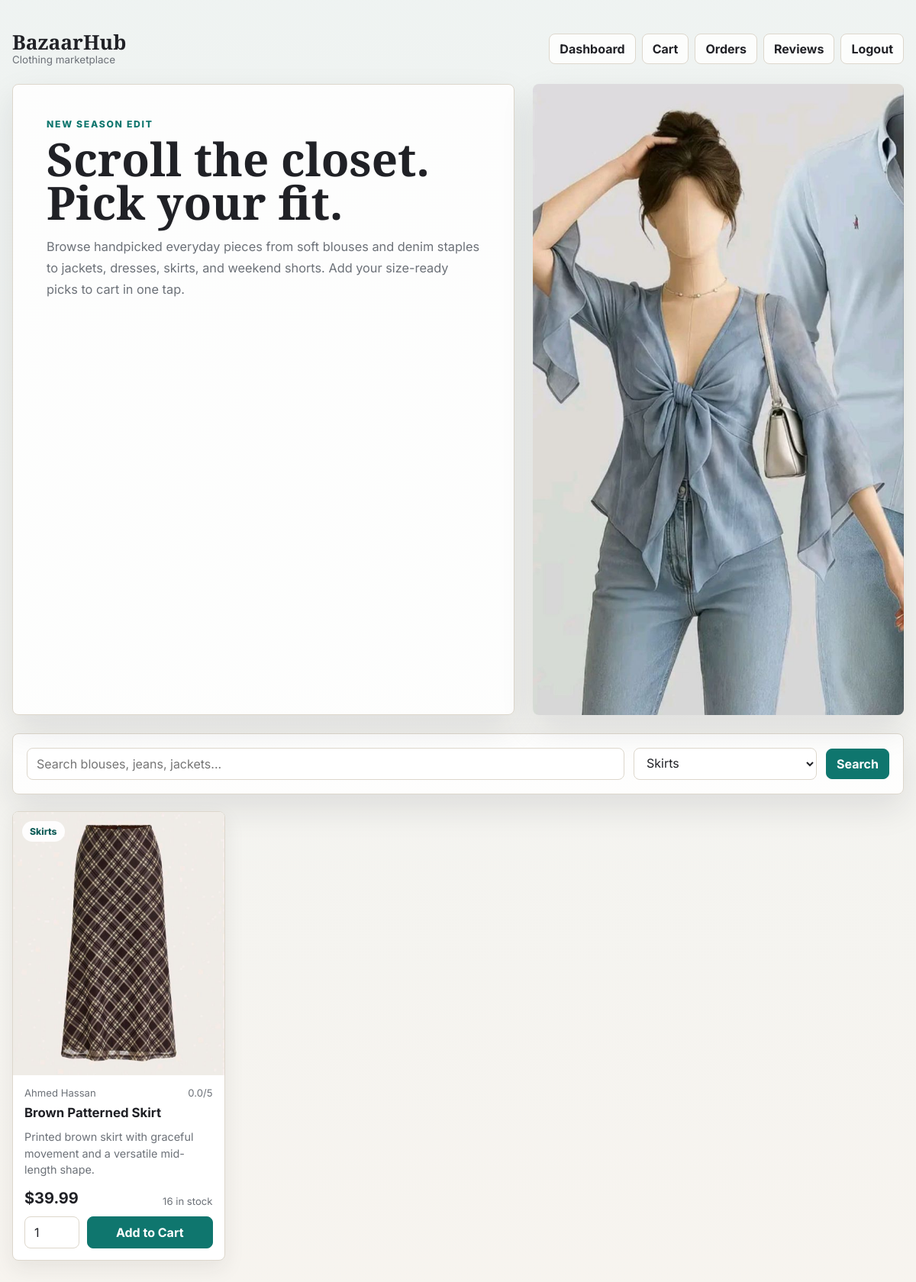
Screenshot of /customer/products.php?category_id=5 (signed in) with the database file from the repository.
### tables this page shows
CREATE TABLE products (
    id INT AUTO_INCREMENT PRIMARY KEY,
    name VARCHAR(150) NOT NULL,
    description TEXT,
    image_url VARCHAR(255),
    price DECIMAL(10,2) NOT NULL,
    stock INT DEFAULT 0,
    category_id INT NOT NULL,
    seller_id INT NOT NULL,
    created_at TIMESTAMP DEFAULT CURRENT_TIMESTAMP,
    FOREIGN KEY (category_id) REFERENCES categories(id)
    ON DELETE CASCADE ON UPDATE CASCADE,
    FOREIGN KEY (seller_id) REFERENCES users(id)
    ON DELETE CASCADE ON UPDATE CASCADE
);

CREATE TABLE categories (
    id INT AUTO_INCREMENT PRIMARY KEY,
    name VARCHAR(100) UNIQUE NOT NULL
);

CREATE TABLE users (
    id INT AUTO_INCREMENT PRIMARY KEY,
    name VARCHAR(100) NOT NULL,
    email VARCHAR(100) UNIQUE NOT NULL,
    password VARCHAR(255) NOT NULL,
    role ENUM('admin','seller','customer') DEFAULT 'customer',
    account_status ENUM('pending','active','suspended') DEFAULT 'active',
    created_at TIMESTAMP DEFAULT CURRENT_TIMESTAMP
);

### customer/products.php (the view, shortened to what this page needs)
<?php
require_once '../db.php';
$search = trim($_GET['search'] ?? '');
$category_id = (int) ($_GET['category_id'] ?? 0);
$categories = mysqli_query($conn, "SELECT id, name FROM categories ORDER BY name");
$hero_image = "../assets/images/products/blue_bow_blouse.jfif";
$sql = "
    SELECT p.id, p.name, p.description, p.price, p.stock, p.image_url,
           c.name AS category_name, u.name AS seller_name,
           COALESCE(AVG(r.rating), 0) AS avg_rating
    FROM products p
    JOIN categories c ON c.id = p.category_id
    JOIN users u ON u.id = p.seller_id
    LEFT JOIN reviews r ON r.product_id = p.id
    WHERE (? = '' OR p.name LIKE CONCAT('%', ?, '%'))
      AND (? = 0 OR p.category_id = ?)
    GROUP BY p.id, p.name, p.description, p.price, p.stock, p.image_url, c.name, u.name
    ORDER BY p.created_at DESC
";
$stmt = mysqli_prepare($conn, $sql);
mysqli_stmt_bind_param($stmt, "ssii", $search, $search, $category_id, $category_id);
mysqli_stmt_execute($stmt);
$products = mysqli_stmt_get_result($stmt);
?>
<!DOCTYPE html>
<html lang="en">
<head>
    <link rel="stylesheet" href="../assets/css/styles.css">
    <link rel="stylesheet" href="../assets/css/customer.css">
</head>
<body class="customer-page">
<main class="shop-shell">
    <nav class="shop-nav" aria-label="Customer navigation">
        <a class="shop-brand" href="dashboard.php">
            <strong>BazaarHub</strong>
            <span>Clothing marketplace</span>
        </a>
        <div class="shop-links">
            <a class="shop-link" href="dashboard.php">Dashboard</a>
            <a class="shop-link" href="cart.php">Cart</a>
            <a class="shop-link" href="my_orders.php">Orders</a>
            <a class="shop-link" href="reviews.php">Reviews</a>
            <a class="shop-link" href="../logout.php">Logout</a>
        </div>
    </nav>
    <section class="shop-hero">
        <div class="shop-hero__copy">
            <p class="shop-kicker">New season edit</p>
            <h1 class="shop-title">Scroll the closet. Pick your fit.</h1>
            <p class="shop-copy">
                Browse handpicked everyday pieces from soft blouses and denim staples to jackets,
                dresses, skirts, and weekend shorts. Add your size-ready picks to cart in one tap.
            </p>
        </div>
        <div class="shop-hero__media">
            <img src="<?= htmlspecialchars($hero_image) ?>" alt="BazaarHub clothing collection">
        </div>
    </section>
    <section class="shop-panel" aria-label="Product filters">
        <form class="shop-toolbar" method="GET">
            <input class="shop-input" type="text" name="search" placeholder="Search blouses, jeans, jackets..." value="<?= htmlspecialchars($search) ?>">
            <select class="shop-select" name="category_id">
                <?php while ($category = mysqli_fetch_assoc($categories)): ?>
                    <option value="<?= $category['id'] ?>" <?= $category_id === (int) $category['id'] ? 'selected' : '' ?>>
                        <?= htmlspecialchars($category['name']) ?>
                    </option>
                <?php endwhile; ?>
            </select>
            <button class="shop-button shop-button--primary" type="submit">Search</button>
        </form>
    </section>
    <section class="product-grid" aria-label="Products">
        <?php while ($product = mysqli_fetch_assoc($products)): ?>
            <?php
                $image_url = $product['image_url'] ?: 'assets/images/products/blue_bow_blouse.jfif';
                $image_src = '../' . ltrim($image_url, '/');
            ?>
            <article class="product-card">
                <div class="product-card__image">
                    <img src="<?= htmlspecialchars($image_src) ?>" alt="<?= htmlspecialchars($product['name']) ?>">
                    <span class="product-chip"><?= htmlspecialchars($product['category_name']) ?></span>
                </div>
                <div class="product-card__body">
                    <div class="product-card__meta">
                        <span><?= htmlspecialchars($product['seller_name']) ?></span>
                        <span><?= number_format($product['avg_rating'], 1) ?>/5</span>
                    </div>
                    <h2><?= htmlspecialchars($product['name']) ?></h2>
                    <p class="product-desc"><?= htmlspecialchars($product['description'] ?? '') ?></p>
                    <div class="product-card__footer">
                        <div class="product-price">
                            <strong>$<?= number_format($product['price'], 2) ?></strong>
                            <span class="product-stock"><?= (int) $product['stock'] ?> in stock</span>
                        </div>
                        <?php if ((int) $product['stock'] > 0): ?>
                            <form class="cart-form" method="POST">
                                <input class="quantity-input" type="number" name="quantity" value="1" min="1" max="<?= (int) $product['stock'] ?>" aria-label="Quantity for <?= htmlspecialchars($product['name']) ?>">
                                <button class="shop-button shop-button--primary" type="submit">Add to Cart</button>
                            </form>
                        <?php else: ?>
                            <div class="empty-state">Out of stock</div>
                        <?php endif; ?>
                    </div>
                </div>
            </article>
        <?php endwhile; ?>
    </section>
</main>
</body>
</html>

### assets/css/styles.css (style rules this page uses)
:root { --color-page: #fff8dc; --color-surface: #fffdf5; --color-surface-soft: #f5ead0; --color-border: #d3c0a3; --color-border-strong: #ab907b; --color-text: #674846; --color-text-muted: #8c726d; --color-primary: #674846; --color-primary-deep: #4f3734; --color-success: #6c8a5a; --color-shadow: rgba(103, 72, 70, 0.12); --color-glow: rgba(103, 72, 70, 0.16); --color-ring: rgba(103, 72, 70, 0.28); --gradient-blue: linear-gradient(135deg, #8b6b67 0%, #674846 100%); --shadow-card: 0 24px 60px rgba(103, 72, 70, 0.15); --shadow-soft: 0 14px 30px rgba(103, 72, 70, 0.08); --font-display: "Playfair Display", Georgia, serif; --font-body: "Inter", Arial, sans-serif; }
* { box-sizing: border-box; }
html { color-scheme: light; }
body { margin: 0; min-height: 100vh; display: flex; align-items: center; justify-content: center; background: var(--color-page); color: var(--color-text); font-family: var(--font-body); }
button, input { font: inherit; }
a { color: inherit; }

### rows the page displays
products: image_url (picture), category.name "Skirts", seller.name "Ahmed Hassan", avg_rating "0.0", name "Brown Patterned Skirt", description "Printed brown skirt with graceful movement and a versatile mid-length shape.", price "39.99", stock "16"

### other values shown
form field category_id "Skirts"
